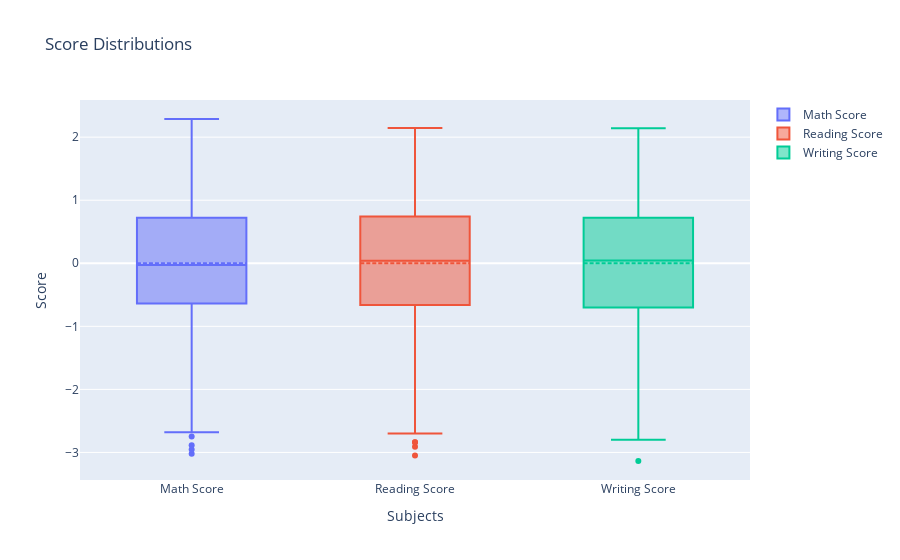

The notebook cell this image was saved under:
### Markdown cell above
### Q4. Check the distributions of scores by subject

### Code cell
import plotly.graph_objects as go

# Assuming df is your DataFrame

fig = go.Figure()

# Add box plots for each score
fig.add_trace(go.Box(y=df['math_score'], name='Math Score', boxmean=True))
fig.add_trace(go.Box(y=df['reading_score'], name='Reading Score', boxmean=True))
fig.add_trace(go.Box(y=df['writing_score'], name='Writing Score', boxmean=True))

# Update layout
fig.update_layout(title='Score Distributions',
                  xaxis_title='Subjects',
                  yaxis_title='Score')

# Show the plot
fig.show()

### Figure 1 — Plotly figure (JSON) as saved in the notebook; plotly's stock layout.template omitted (floating-point values rounded to 4 significant figures; data arrays with more than 128 entries replaced by an {"elided": "..."} marker saying what was removed)
{"data": [{"boxmean": true, "name": "Math Score", "type": "box", "y": {"elided": "994 float values"}}, {"boxmean": true, "name": "Reading Score", "type": "box", "y": {"elided": "994 float values"}}, {"boxmean": true, "name": "Writing Score", "type": "box", "y": {"elided": "994 float values"}}], "layout": {"title": {"text": "Score Distributions"}, "xaxis": {"title": {"text": "Subjects"}}, "yaxis": {"title": {"text": "Score"}}}}
